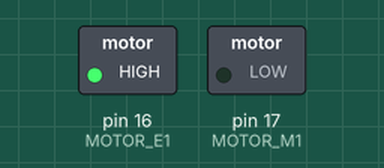
Recording of a sketch running on a simulated Arduino Uno, built with avr-gcc and run on an emulated ATmega328P. On the bench: switched loads named in the sketch (green lamp = pin HIGH).

Above: at 0.1 s.
Timing chart, 0 to 1.6 s (numbered marks = the images above):
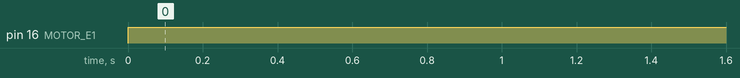

The sketch:

MotorConveyorBelt.ino
```cpp
int MOTOR_E1 = 16;
int MOTOR_M1 = 17;

void setup() {
  pinMode(MOTOR_E1, OUTPUT);
  pinMode(MOTOR_M1, OUTPUT);
  //Serial.begin(115200);
}

void loop() {
  //Serial.println("Motor ON forward");
  analogWrite(MOTOR_E1, 200);
  digitalWrite(MOTOR_M1, LOW);
}
```

Measured:
- by itself, pin 16 (MOTOR_E1): LOW → HIGH at 0.00 s
